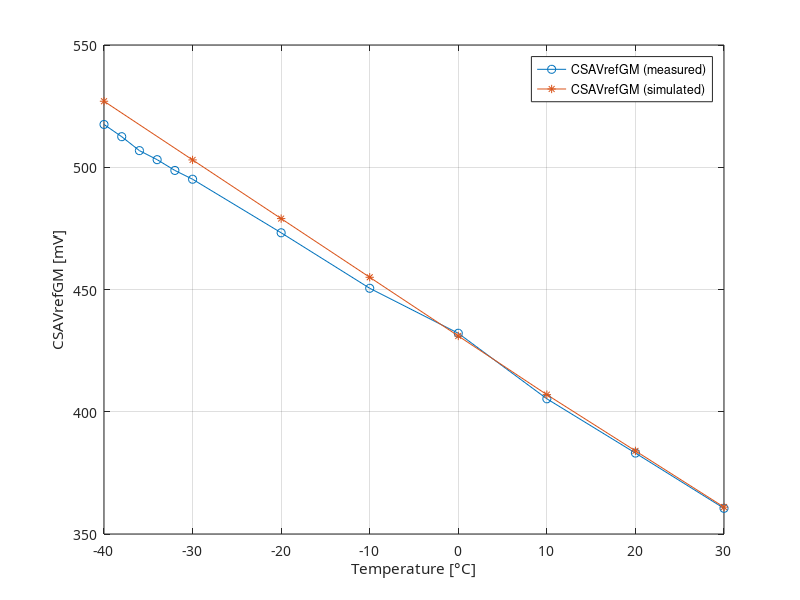
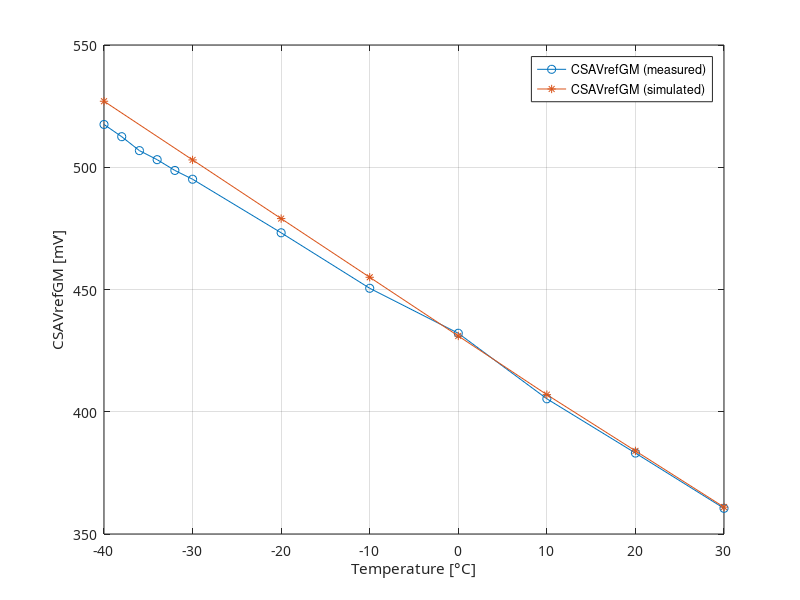
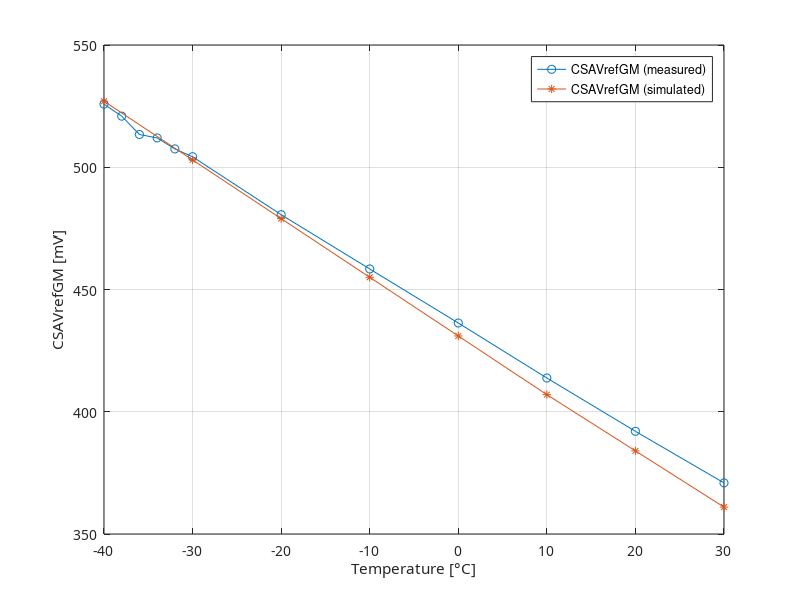
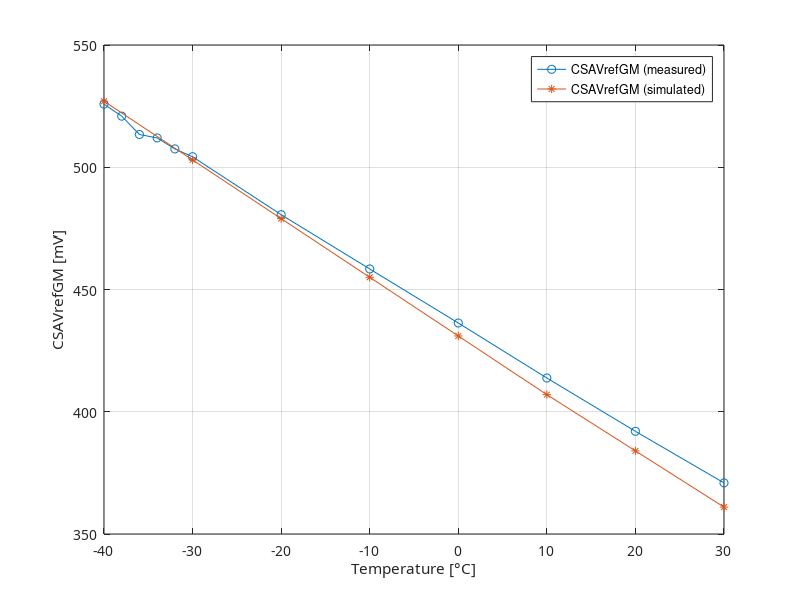

Source code (MATLAB) for these figures, in order: (Note: a time limit stopped this script after it produced the figures.)
%% CSAVREFGM [mV] during testing vs temperature (H = 0, RRR = 011)

clear; clc;
CSAVREFGM_011 = flip([360.5 383.1 405.3 432.1 450.5 473.2 495.1 498.7 503.1 506.8 512.5 517.5]); % measured with H=0 during testing
CSAVREFGM_sim = [527, 503, 479, 455, 431, 407, 384, 361]; % simulated
X_temp = [-40 -38 -36 -34 -32 -30 -20 -10 0 10 20 30];
X_sim = [-40 -30 -20 -10 0 10 20 30];

f = figure('visible','off');

plot(X_temp, CSAVREFGM_011, '-o', X_sim, CSAVREFGM_sim, '-*')
%title("CSAVrefGM vs Temperature (H = 0, RRR = 011)");
xlabel('Temperature [°C]');
ylabel('CSAVrefGM [mV]');
set(gcf, 'Color', 'w');
set(gca,'fontname','Computer Modern') 
grid on
legend('CSAVrefGM (measured)', 'CSAVrefGM (simulated)', 'Location','northeast');
savefig('fig/csavrefgm_temperature_0011.fig')
exportgraphics(gcf,'pdf/csavrefgm_temperature_0011.pdf','ContentType','vector');


%% CSAVREFGM [mV] during testing vs temperature (H = 0, RRR = 111)

CSAVREFGM_111 = flip([370.9 392.0 413.8 436.3 458.4 480.6 504.3 507.5 512.0 513.4 520.9 525.8]); % measured with H=0 during testing
CSAVREFGM_sim = [527, 503, 479, 455, 431, 407, 384, 361]; % simulated
X_temp = [-40 -38 -36 -34 -32 -30 -20 -10 0 10 20 30];
X_sim = [-40 -30 -20 -10 0 10 20 30];

f = figure('visible','off');

plot(X_temp, CSAVREFGM_111, '-o', X_sim, CSAVREFGM_sim, '-*')
%title("CSAVrefGM vs Temperature (H = 0, RRR = 111)");
xlabel('Temperature [°C]');
ylabel('CSAVrefGM [mV]');
set(gcf, 'Color', 'w');
set(gca,'fontname','Computer Modern') 
grid on
legend('CSAVrefGM (measured)', 'CSAVrefGM (simulated)', 'Location','northeast');
savefig('fig/csavrefgm_temperature_0111.fig')
exportgraphics(gcf,'pdf/csavrefgm_temperature_0111.pdf','ContentType','vector');


%% CSAVREFGM [HRRR = 0011] vs CSAVREFGM [HRRR = 0111] vs simulation

f = figure('visible','off');

plot(X_temp, CSAVREFGM_011, '-o', X_temp, CSAVREFGM_111, '-o', X_sim, CSAVREFGM_sim, '-*')
%title("CSAVrefGM");
xlabel('Temperature [°C]');
ylabel('CSAVrefGM [mV]');
set(gcf, 'Color', 'w');
set(gca,'fontname','Computer Modern') 
grid on
legend('HRRR = $(0011)_2$', 'HRRR = $(0111)_{2}$', 'Simulated HRRR = $(0011)_{2}$', 'Location','northeast','Interpreter','latex');
savefig('fig/csavrefgm_RRR_011_111.fig')
exportgraphics(gcf,'pdf/csavrefgm_RRR_011_111.pdf','ContentType','vector')


%% CSAVREFGM [mV] during testing vs RRR bits configuration @ -40°C (H=0)

clear; clc;
CSAVREFGM_H0 = [510.1 512.3 515.1 517.4 519.8 521.8 524.0 525.9]; % measured at -40°C with H=0
X = [1:1:8];

f = figure('visible','off');

plot(X, CSAVREFGM_H0, '-o')
%title("CSAVrefGM vs RRR bits configuration @ -40°C (bit H = 0)");
xticklabels({'000', '001', '010', '011', '100', '101', '110', '111'})
xlabel('RRR bits');
ylabel('CSAVrefGM [mV]');
set(gcf, 'Color', 'w');
set(gca,'fontname','Computer Modern') 
grid on
savefig('fig/csavrefgm_RRR_-40C_H0.fig')
exportgraphics(gcf,'pdf/csavrefgm_RRR_-40C_H0.pdf','ContentType','vector');


%% CSAVREFGM [mV] during testing vs RRR bits configuration @ -40°C (H=1)

CSAVREFGM_H1 = [540.3 541.6 543.3 544.5 545.8 547.1 548.7 549.9]; % measured at -40°C with H=1

f = figure('visible','off');

plot(X, CSAVREFGM_H1, '-o')
%title("CSAVrefGM vs RRR bits configuration @ -40°C (bit H = 0)");
xticklabels({'000', '001', '010', '011', '100', '101', '110', '111'})
xlabel('RRR bits');
ylabel('CSAVrefGM [mV]');
set(gcf, 'Color', 'w');
set(gca,'fontname','Computer Modern') 
grid on
savefig('fig/csavrefgm_RRR_-40C_H1.fig')
exportgraphics(gcf,'pdf/csavrefgm_RRR_-40C_H1.pdf','ContentType','vector');


%% CSAVREFGM [mV] vs RRR bits @ -40°C (H=0 vs H=1)

f = figure('visible','off');

plot(X, CSAVREFGM_H0, '-o', X, CSAVREFGM_H1, '-o')
%title("CSAVrefGM vs RRR bits configuration @ -40°C");
xticklabels({'000', '001', '010', '011', '100', '101', '110', '111'})
xlabel('RRR bits');
ylabel('CSAVrefGM [mV]');
set(gcf, 'Color', 'w');
set(gca,'fontname','Computer Modern') 
grid on
legend('H = 0', 'H = 1','Location','southeast')
savefig('fig/csavrefgm_RRR_-40C_H0H1.fig')
exportgraphics(gcf,'pdf/csavrefgm_RRR_-40C_H0H1.pdf','ContentType','vector');
